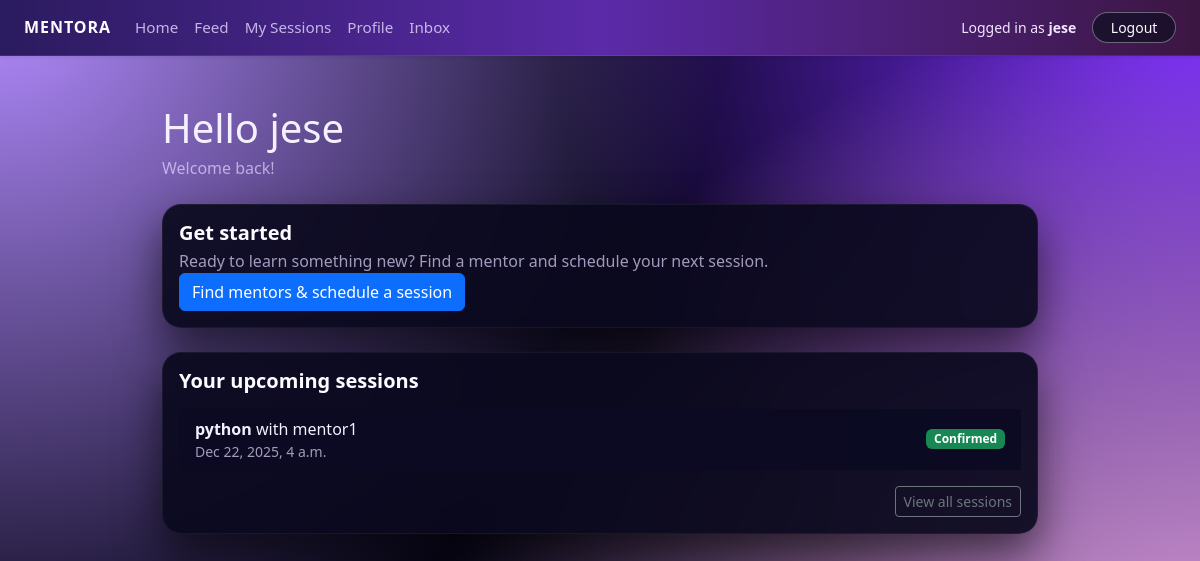
Page /dashboard/ (signed in) on the earlier database version.
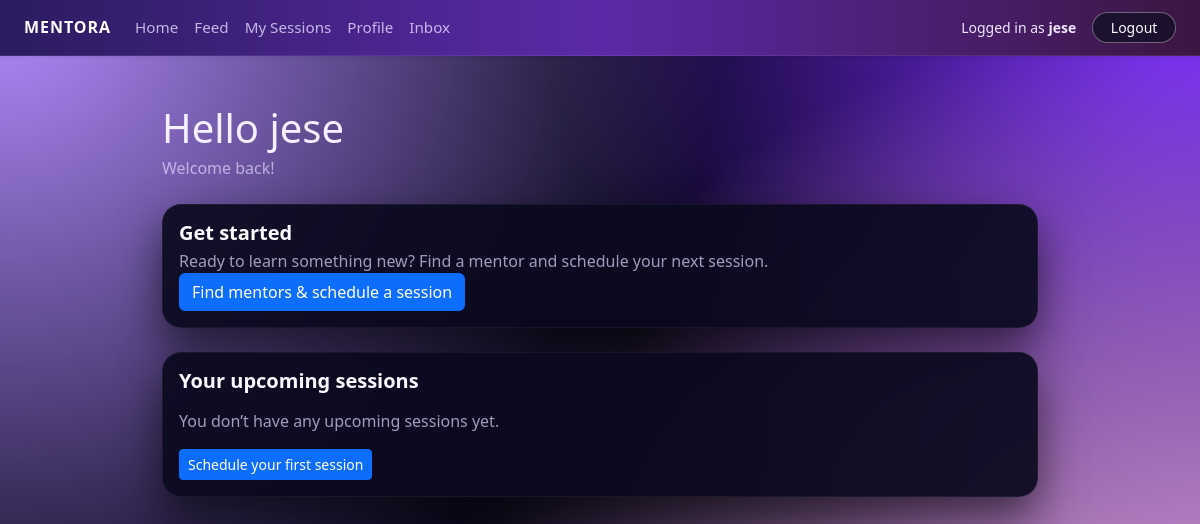
Same page on the later database version.
### core/models.py (models this page shows, shortened)
class Session(models.Model):
    STATUS_CHOICES = [
        ("PENDING", "Pending"),
        ("CONFIRMED", "Confirmed"),
        ("COMPLETED", "Completed"),
        ("CANCELLED", "Cancelled"),
    ]
    mentor = models.ForeignKey(
        Profile,
        on_delete=models.CASCADE,
        related_name="sessions_as_mentor",
    )
    mentee = models.ForeignKey(
        Profile,
        on_delete=models.CASCADE,
        related_name="sessions_as_mentee",
    )
    topic = models.CharField(max_length=200)
    scheduled_at = models.DateTimeField()
    status = models.CharField(max_length=10, choices=STATUS_CHOICES, default="PENDING")
    created_at = models.DateTimeField(auto_now_add=True)

class Profile(models.Model):
    ROLE_CHOICES = [
        ("MENTOR", "Mentor"),
        ("MENTEE", "Mentee"),
    ]
    user = models.OneToOneField(
        settings.AUTH_USER_MODEL,
        on_delete=models.CASCADE,
        related_name="profile",
    )
    role = models.CharField(max_length=10, choices=ROLE_CHOICES)
    public_id = models.CharField(
        max_length=10,
        unique=True,
        editable=False,
        blank=True,
        null=True,
    )
    bio = models.TextField(blank=True)
    skills = models.CharField(
        max_length=255,
        blank=True,
        help_text="Comma-separated skills, e.g. Python, Data Science, Resume Review",
    )
    hourly_rate = models.DecimalField(
        max_digits=6,
        decimal_places=2,
        null=True,
        blank=True,
        help_text="Only for mentors",
    )
    photo = models.ImageField(
        upload_to="profiles/",
        blank=True,
        null=True,
    )

### core/views.py (the view)
# urls.py: path("dashboard/", views.dashboard, name="dashboard"),  # user dashboard
@login_required
def dashboard(request):
    user = request.user
    profile, created = Profile.objects.get_or_create(
        user=user,
        defaults={"role": "MENTEE"},
    )
    if created or profile.role not in ["MENTOR", "MENTEE"]:
        return redirect("select_role")
    if profile.role == "MENTOR":
        sessions = Session.objects.filter(mentor=profile).order_by("scheduled_at")
        total_sessions = sessions.count()
        completed = sessions.filter(status="COMPLETED").count()
        pending = sessions.filter(status="PENDING").count()
        avg_rating = (
            Review.objects.filter(session__mentor=profile)
                          .aggregate(Avg("rating"))["rating__avg"]
        )
        upcoming_sessions = sessions.filter(
            status__in=["PENDING", "CONFIRMED"]
        )
        context = {
            "profile": profile,
            "is_mentor": True,
            "total_sessions": total_sessions,
            "completed": completed,
            "pending": pending,
            "avg_rating": avg_rating,
            "upcoming_sessions": upcoming_sessions,
        }
    else:
        sessions = Session.objects.filter(mentee=profile).order_by("scheduled_at")
        upcoming_sessions = sessions.filter(
            status__in=["PENDING", "CONFIRMED"]
        )
        context = {
            "profile": profile,
            "is_mentor": False,
            "upcoming_sessions": upcoming_sessions,
        }
    return render(request, "core/dashboard.html", context)

### templates/core/dashboard.html (shortened to what this page needs)
{% extends "base.html" %}
{% block content %}
<div class="container mt-4" style="max-width: 900px;">
  {% if not is_mentor %}
    <h1 class="mb-1">Hello {{ profile.user.username }} </h1>
    <p class="text-muted mb-4">
      Welcome back!
    </p>
    <div class="card mb-4">
      <div class="card-body d-flex flex-wrap justify-content-between align-items-center">
        <div>
          <h5 class="card-title mb-1">Get started</h5>
          <p class="mb-0 text-muted">
            Ready to learn something new? Find a mentor and schedule your next session.
          </p>
        </div>
        <a href="{% url 'mentor_list' %}" class="btn btn-primary mt-3 mt-md-0">
          Find mentors &amp; schedule a session
        </a>
      </div>
    </div>
    <div class="card mb-4">
      <div class="card-body">
        <h5 class="card-title mb-3">Your upcoming sessions</h5>
        {% if upcoming_sessions %}
          <ul class="list-group list-group-flush">
            {% for s in upcoming_sessions %}
              <li class="list-group-item d-flex justify-content-between align-items-center">
                <div>
                  <div><strong>{{ s.topic }}</strong> with {{ s.mentor.user.username }}</div>
                  <div class="small text-muted">
                    {{ s.scheduled_at|date:"M d, Y, g a" }}
                  </div>
                </div>
                <span class="badge
                             {% if s.status == 'CONFIRMED' %}bg-success
                             {% elif s.status == 'PENDING' %}bg-warning text-dark
                             {% else %}bg-secondary{% endif %}">
                  {{ s.status|title }}
                </span>
              </li>
            {% endfor %}
          </ul>
          <div class="mt-3 text-end">
            <a href="{% url 'my_sessions' %}" class="btn btn-outline-secondary btn-sm">
              View all sessions
            </a>
          </div>
        {% else %}
          <p class="mb-3 text-muted">
            You don’t have any upcoming sessions yet.
          </p>
          <a href="{% url 'mentor_list' %}" class="btn btn-primary btn-sm">
            Schedule your first session
          </a>
        {% endif %}
      </div>
    </div>
  {% endif %}
</div>
{% endblock %}

Differences in the rows shown:
no longer on this page (row edited): Session: topic "python", mentor.user.username "mentor1", scheduled_at "Dec 22, 2025, 4 a.m.", status "Confirmed"
Other differences:
text no longer shown: "View all sessions"
text now shown: "You don’t have any upcoming sessions yet. Schedule your first session"
